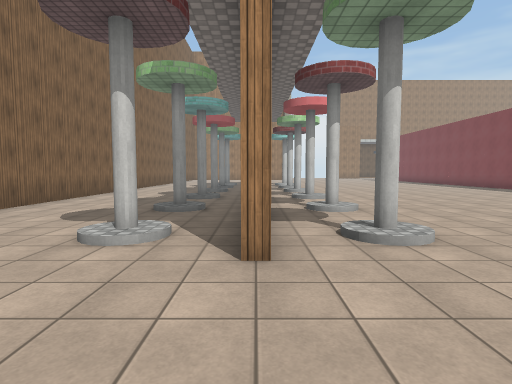
[1] (above)

22 first-person views from a walk through a 3-D level made in the Unity game engine. The camera is 1.5 m above the floor, tilts 4° down and sees 80° across. The floor is counted in squares, 2 m on a side. Each view is taken from the middle of a square. On the plan, view 1 faces up. The plan holds only what a view shows up to about 10 squares ahead; the rest is blank. The place goes on beyond the plan. The player is left out. Surface patterns are stand-ins for the level's own textures.

[2]
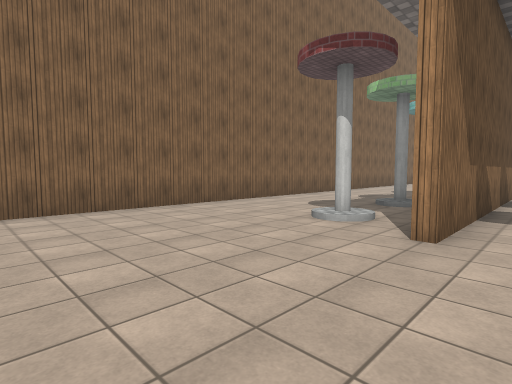

[3]
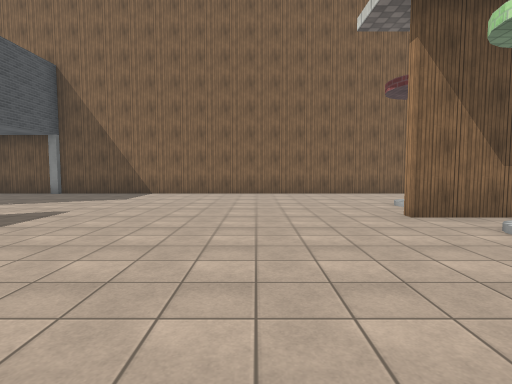

[4]
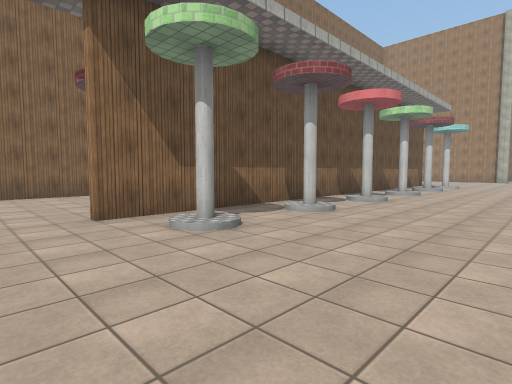

[5]
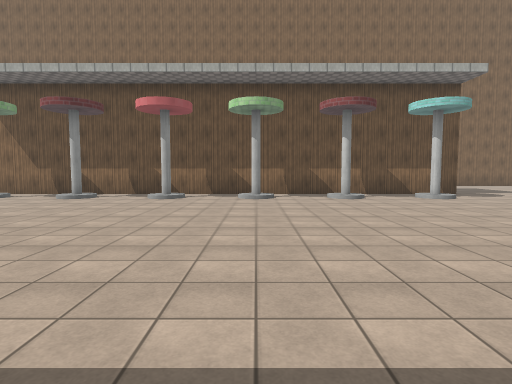

[6]
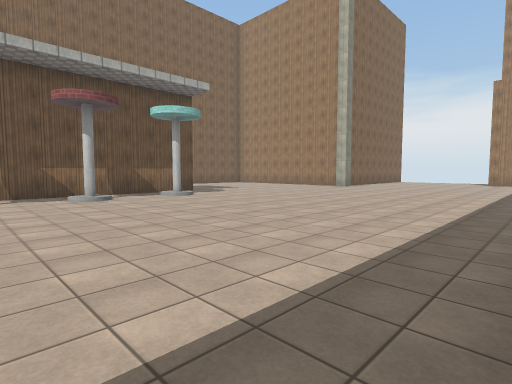

[7]
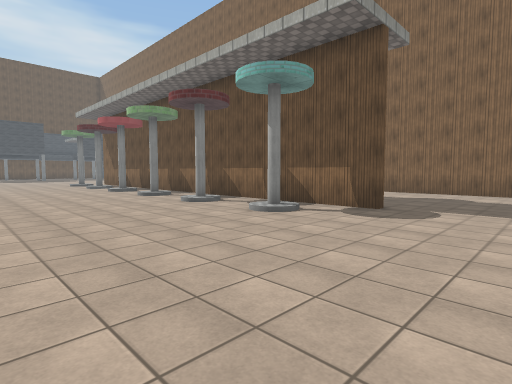

[8]
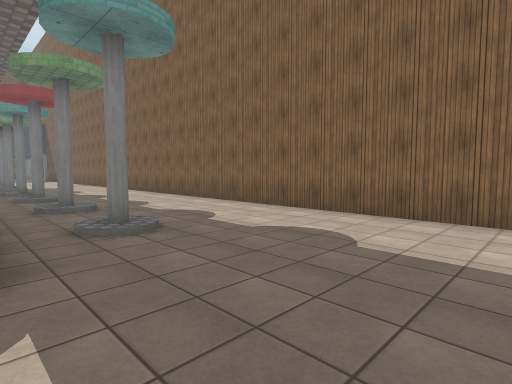

[9]
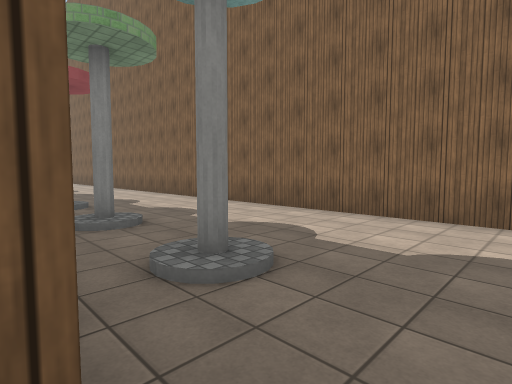

[10]
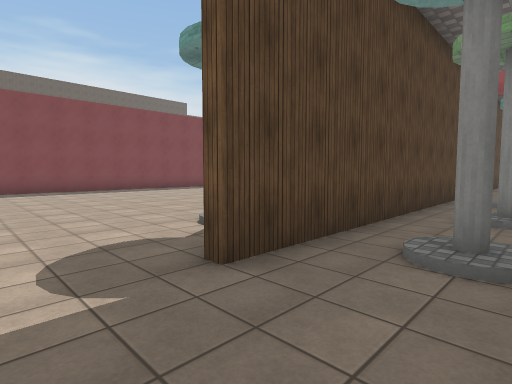

[11]
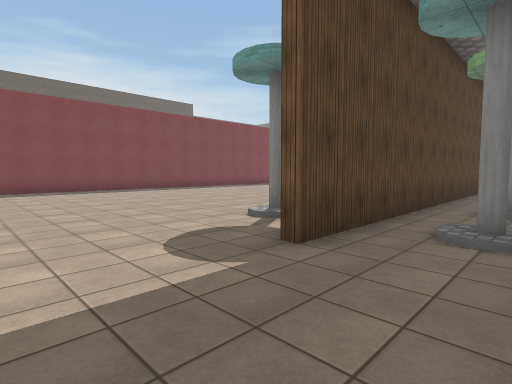

[12]
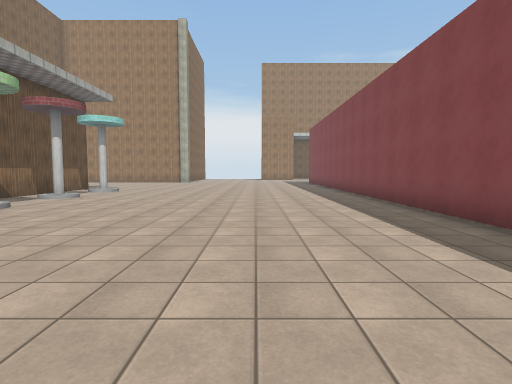

[13]
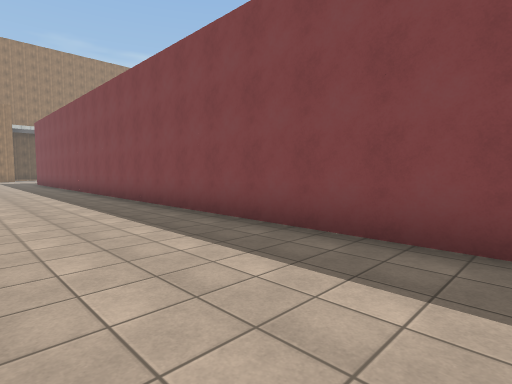

[14]
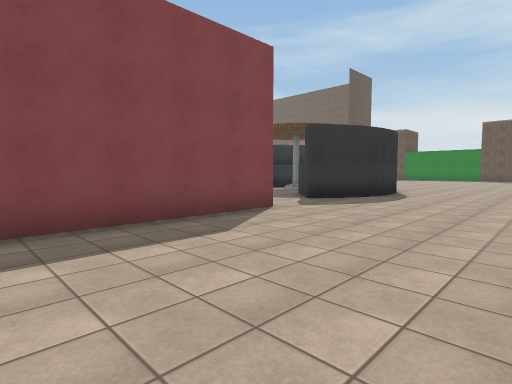

[15]
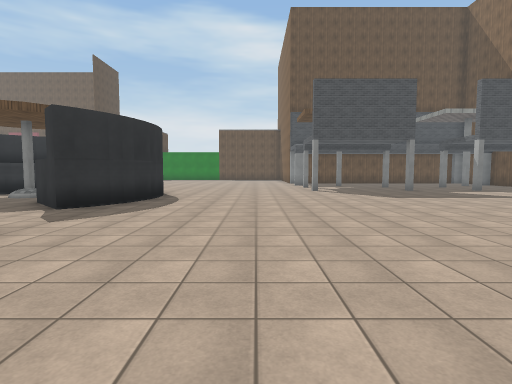

[16]
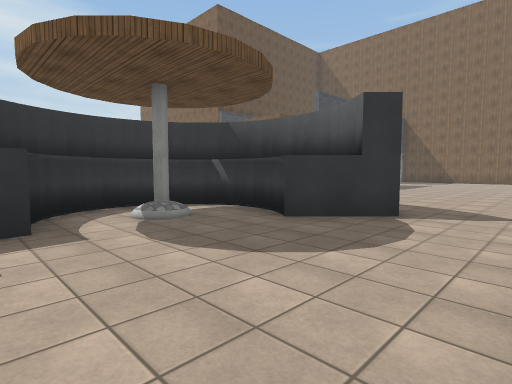

[17]
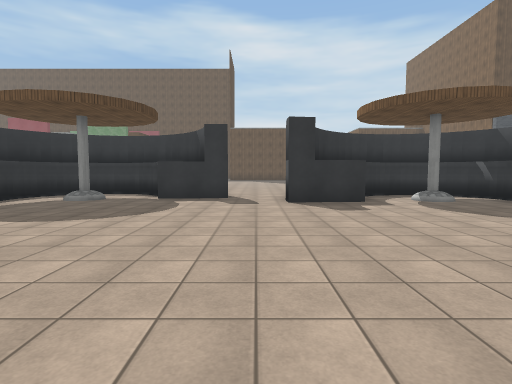

[18]
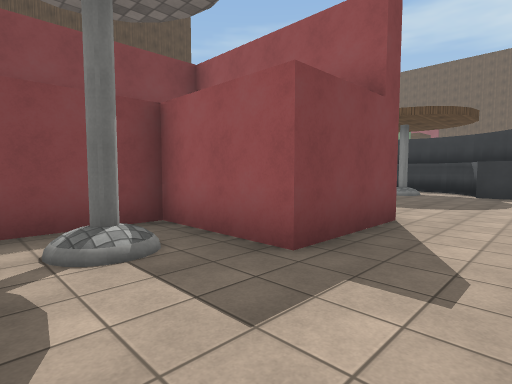

[19]
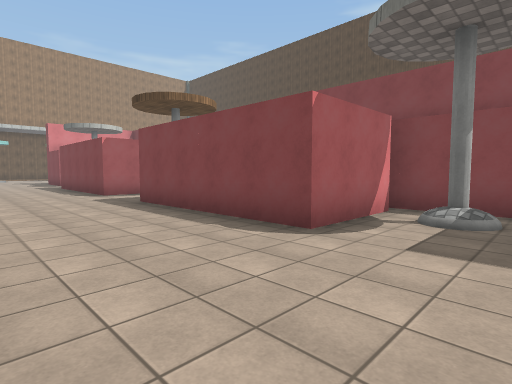

[20]
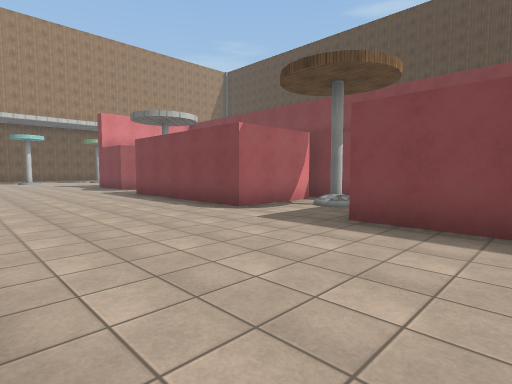

[21]
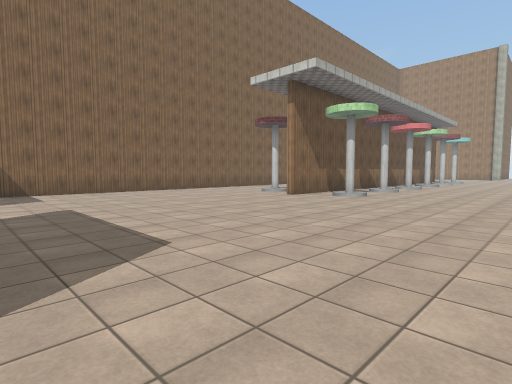

[22]
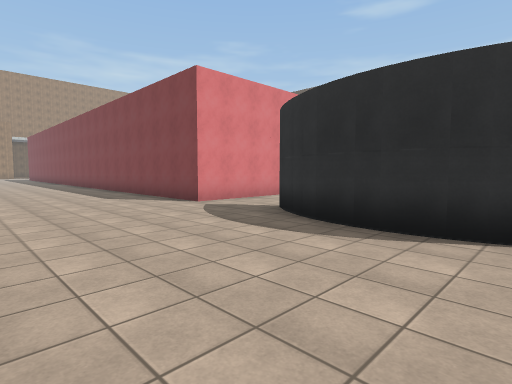

### Floor plan
Key: @ floor where view 1 was taken; # wall or solid block; x gap in a wall; . floor; / step, stairs or slope; C cylinder.
Columns run from 5 left of view 1 to 24 right of it. Each row starts with its distance up from view 1.
 20 #..............       ...
 19 #...............#     ....
 18 #...............#     ....#
 17 #....#..........#     ....#
 16 #..#.#//........#     ....#
 15 #....#..........#     ....#
 14 #..#.#..........#    .....##.#
 13 #....#..........#    ......x #
 12 #....#..........#    ......x
 11 #..#.#//........#    .....#
 10 #....#..........#    .....#
  9 #..#.#..........#    .....#
  8 #....#..........#     ....#
  7 #....#..........#     ....##
  6 #..#.#//........#     .......#
  5 #....#..........#     .....#.#
  4 #..#.#..........#     .......#
  3 #....#..........#     ....####
  2 #...............###  .....#
  1 #..........................
  0 #....@......................
 -1 #...............#...........
 -2 #..............###...........
 -3 #..............##............
 -4 #..............##.CC.##....CC#
 -5 #..............####### .###  #

Positions as (right, up) in squares from view 1, and headings:
1: (0, 0), facing up
2: (1, -1), facing up-left
3: (5, 0), facing left
4: (5, 1), facing up-left
5: (10, 11), facing left
6: (10, 11), facing up-left
7: (6, 20), facing down-left
8: (0, 20), facing down-left
9: (0, 18), facing down-left
10: (-2, 19), facing down-right
11: (-2, 20), facing down-right
12: (7, 5), facing up
13: (7, 4), facing up-right
14: (6, 6), facing down-right
15: (7, 5), facing down
16: (16, 1), facing down-left
17: (18, 4), facing down
18: (19, 6), facing down-right
19: (17, 4), facing up-right
20: (16, 9), facing up-right
21: (6, -5), facing up-left
22: (6, -5), facing up-right
